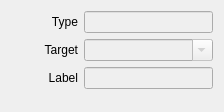
<?xml version="1.0" encoding="UTF-8"?>
<ui version="4.0">
 <class>InspectorMetadataWidget</class>
 <widget class="QWidget" name="InspectorMetadataWidget">
  <property name="geometry">
   <rect>
    <x>0</x>
    <y>0</y>
    <width>224</width>
    <height>112</height>
   </rect>
  </property>
  <property name="sizePolicy">
   <sizepolicy hsizetype="Expanding" vsizetype="Preferred">
    <horstretch>0</horstretch>
    <verstretch>0</verstretch>
   </sizepolicy>
  </property>
  <layout class="QVBoxLayout" name="verticalLayout">
   <item>
    <layout class="QHBoxLayout" name="horizontalLayoutType">
     <item>
      <spacer name="horizontalSpacerType">
       <property name="orientation">
        <enum>Qt::Horizontal</enum>
       </property>
       <property name="sizeType">
        <enum>QSizePolicy::Fixed</enum>
       </property>
       <property name="sizeHint" stdset="0">
        <size>
         <width>40</width>
         <height>20</height>
        </size>
       </property>
      </spacer>
     </item>
     <item>
      <widget class="QLabel" name="labelType">
       <property name="text">
        <string>Type</string>
       </property>
       <property name="alignment">
        <set>Qt::AlignRight|Qt::AlignTrailing|Qt::AlignVCenter</set>
       </property>
      </widget>
     </item>
     <item>
      <widget class="QLineEdit" name="lineEditType">
       <property name="enabled">
        <bool>false</bool>
       </property>
      </widget>
     </item>
    </layout>
   </item>
   <item>
    <layout class="QHBoxLayout" name="horizontalLayoutTarget">
     <item>
      <spacer name="horizontalSpacerTarget">
       <property name="orientation">
        <enum>Qt::Horizontal</enum>
       </property>
       <property name="sizeType">
        <enum>QSizePolicy::Fixed</enum>
       </property>
       <property name="sizeHint" stdset="0">
        <size>
         <width>32</width>
         <height>20</height>
        </size>
       </property>
      </spacer>
     </item>
     <item>
      <widget class="QLabel" name="labelTarget">
       <property name="text">
        <string>Target</string>
       </property>
       <property name="alignment">
        <set>Qt::AlignRight|Qt::AlignTrailing|Qt::AlignVCenter</set>
       </property>
      </widget>
     </item>
     <item>
      <widget class="QComboBox" name="comboBoxTarget">
       <property name="enabled">
        <bool>false</bool>
       </property>
       <property name="sizePolicy">
        <sizepolicy hsizetype="Expanding" vsizetype="Fixed">
         <horstretch>0</horstretch>
         <verstretch>0</verstretch>
        </sizepolicy>
       </property>
       <property name="editable">
        <bool>true</bool>
       </property>
      </widget>
     </item>
    </layout>
   </item>
   <item>
    <layout class="QHBoxLayout" name="horizontalLayoutLabel">
     <item>
      <spacer name="horizontalSpacerLabel">
       <property name="orientation">
        <enum>Qt::Horizontal</enum>
       </property>
       <property name="sizeType">
        <enum>QSizePolicy::Fixed</enum>
       </property>
       <property name="sizeHint" stdset="0">
        <size>
         <width>37</width>
         <height>20</height>
        </size>
       </property>
      </spacer>
     </item>
     <item>
      <widget class="QLabel" name="labelItemLabel">
       <property name="text">
        <string>Label</string>
       </property>
       <property name="alignment">
        <set>Qt::AlignRight|Qt::AlignTrailing|Qt::AlignVCenter</set>
       </property>
      </widget>
     </item>
     <item>
      <widget class="QLineEdit" name="lineEditLabel">
       <property name="enabled">
        <bool>false</bool>
       </property>
       <property name="readOnly">
        <bool>true</bool>
       </property>
      </widget>
     </item>
    </layout>
   </item>
   <item>
    <spacer name="verticalSpacerMetadata">
     <property name="orientation">
      <enum>Qt::Vertical</enum>
     </property>
     <property name="sizeType">
      <enum>QSizePolicy::Fixed</enum>
     </property>
     <property name="sizeHint" stdset="0">
      <size>
       <width>20</width>
       <height>10</height>
      </size>
     </property>
    </spacer>
   </item>
  </layout>
 </widget>
 <resources/>
 <connections>
  <connection>
   <sender>lineEditLabel</sender>
   <signal>textChanged(QString)</signal>
   <receiver>InspectorMetadataWidget</receiver>
   <slot>labelChanged(QString)</slot>
   <hints>
    <hint type="sourcelabel">
     <x>157</x>
     <y>79</y>
    </hint>
    <hint type="destinationlabel">
     <x>242</x>
     <y>85</y>
    </hint>
   </hints>
  </connection>
  <connection>
   <sender>comboBoxTarget</sender>
   <signal>editTextChanged(QString)</signal>
   <receiver>InspectorMetadataWidget</receiver>
   <slot>targetChanged(QString)</slot>
   <hints>
    <hint type="sourcelabel">
     <x>110</x>
     <y>52</y>
    </hint>
    <hint type="destinationlabel">
     <x>-1</x>
     <y>46</y>
    </hint>
   </hints>
  </connection>
 </connections>
 <slots>
  <slot>targetChanged(QString)</slot>
  <slot>labelChanged(QString)</slot>
 </slots>
</ui>
